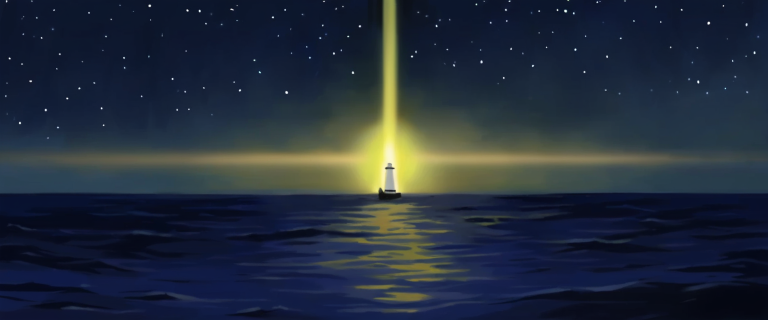
#> input picture artwork/themes-v2/deep_night/banner.png, 1536 x 640 px (shown at 1/2 size)
$ python -i generate-theme-v2.py   (imports and definitions only)
#> lines starting #> are read from the running program, lines starting #| are printed output that depends on the picture
#> further down, picture is the input picture: PIL image 1536x640 RGB; mean R, G, B 36, 45.3, 58.8
"""Generate the six v2 theme illustrations (banner / avatar / texture) with local A1111.

Runs against the local AUTOMATIC1111 API only; no remote service, no credentials.
Sources and the machine-readable manifest live in artwork/themes-v2, packaged WebP
assets land in app/src/main/res/drawable-nodpi.

Pillow is required. The system interpreter has no Pillow, so run it with the WebUI
runtime that already ships one:

    "D:\sd-webui-aki(1)\sd-webui-aki-v4.11.1-cu128\python\python.exe" tools/generate-theme-v2.py
    ... tools/generate-theme-v2.py --theme deep_night      # regenerate one theme only
"""
import argparse
import base64
import json
import time
import urllib.request
from pathlib import Path

from PIL import Image, ImageChops, ImageDraw, ImageFilter, ImageStat

ROOT = Path(__file__).resolve().parents[1]
ART = ROOT / "artwork/themes-v2"
RES = ROOT / "app/src/main/res/drawable-nodpi"
API = "http://127.0.0.1:7861"
MODEL = "sdxl\\kohaku-xl-epsilon-rev1.safetensors [516047db97]"
SAMPLER, SCHEDULER, STEPS, CFG = "DPM++ 2M", "Karras", 24, 6.0
BASE_SEED = 270601
BOOT_WAIT = 180

STYLE = (
    "masterpiece, best quality, anime film illustration, Japanese animation background painting, "
    "anime key visual, cel-shaded brushwork, precise delicate linework, rich hand-painted lighting, "
    "soft cinematic atmosphere, 2d anime art"
)
NEGATIVE = (
    "text, letters, logo, watermark, signature, ui, interface, split screen, collage, border, "
    "frame, low quality, blurry, bad anatomy, extra limbs, duplicate person, photorealistic, "
    "3d render, photograph, abstract shapes, faceless, cluttered left side"
)
# The UI overlays a surface-fading scrim on the left ~63% of the banner, so the subject
# must sit on the right and the left must stay quiet.
BANNER_COMPOSITION = (
    "ultra wide anime banner composition, the whole subject sits inside the right third of the "
    "frame, the left half stays calm and almost empty, clean quiet negative space, no text"
)
STYLE_NOTE = (
    "style_generation v1 images were rendered before the STYLE prefix gained 'Japanese animation "
    "background painting, anime key visual, cel-shaded brushwork, 2d anime art'; v2 images match the "
    "current STYLE exactly. Textures carry no STYLE prefix, so they are reproduced identically either "
    "way. The v1 set was deliberately NOT re-rendered: reviewed art was kept over metadata symmetry, "
    "so v1 prompts are records of past runs, not reproducible with --force."
)
TEXTURE_SUFFIX = "flat seamless texture tile, even flat lighting, no objects, no text, uniform pattern"
# Light themes: the texture sits under body text, so it must stay near paper white. Prompt wording
# alone never guarantees that, hence paperify() below plus explicit negative tokens.
TEXTURE_PREFIX_LIGHT = "near-white, very low contrast, subtle paper fiber, fine grain, seamless tile"
# A patterned source stays patterned after paperify() flattens it, so the source itself must be
# near-uniform: black% > 2 means the model drew structure, and a fresh seed is cheaper than a fix.
TEXTURE_ATTEMPTS = 5
# Dark-theme ceilings: a glitchy tile breaks both of these.
TEXTURE_MAX_SD = 12.0
TEXTURE_MAX_SAT = 3.0
TEXTURE_NEGATIVE_NEON = (
    "glitch, glitch art, color blocks, saturated blocks, bright colors, neon sign, glow, bloom, "
    "kaleidoscope, ornament, mandala, high contrast, huge color faces, gradient background, "
    "chromatic aberration, datamosh, noisy rgb"
)
TEXTURE_NEGATIVE_LIGHT = (
    "kaleidoscope, pattern, ornament, high contrast, dark shapes, black areas, mandala, "
    "decorative motif, symmetrical pattern, ink splash, heavy brushstroke, vignette, "
    "grid, ruled lines, plaid, checkerboard, tile pattern, repeating shapes"
)

# gen size -> final size. Banners render straight at the 12:5 target: decoding a taller
# frame and cropping it throws away VAE work on this 8GB card for pixels that get discarded.
SIZES = {"banner": ((1536, 640), (1536, 640)), "avatar": ((768, 768), (512, 512)),
         "texture": ((768, 768), (512, 512))}
QUALITY = {"banner": 82, "avatar": 85, "texture": 78}
BUDGET = {"banner": 220_000, "avatar": 80_000, "texture": 120_000}

THEMES = [
    dict(id="deep_night", label="深海夜航", dark=True,
         palette=("#0A1A2B", "#1B3A5C", "#9EC6E0"), seed=BASE_SEED,
         banner="anime night seascape, a tall lighthouse on a cliff at the right edge of the frame "
                "with its beam sweeping to the left, a small sailboat with a warm lantern below it, "
                "the left two thirds is open empty dark sea and starry sky, drifting sea mist",
         avatar="close-up portrait of one young adult anime girl with short black hair, profile view "
                "turning slightly toward viewer, sea breeze lifting her hair, deep blue night ocean "
                "bokeh behind her, calm melancholic expression",
         texture="subtle dark navy grain noise texture, fine film grain, faint ocean shimmer"),
    dict(id="sakura_night", label="樱夜校园", dark=True,
         palette=("#160E1C", "#3D2338", "#E8B7C8"), seed=BASE_SEED + 10,
         banner="Japanese school building at night along a cherry blossom lined path, warm glowing "
                "street lamps, dusk afterglow along the horizon, drifting pink petals",
         avatar="close-up portrait of one anime schoolgirl in a sailor uniform, cherry blossoms and "
                "softly glowing night lanterns behind her, gentle smile, softly lit evening",
         texture="dark plum paper texture with faint falling petal specks, very subtle grain"),
    dict(id="neon_cyber", label="霓虹赛博", dark=True,
         palette=("#0B0A18", "#2A1147", "#22D3EE"), seed=BASE_SEED + 20,
         banner="rainy neon city street at night, holographic signage, wet asphalt reflecting magenta "
                "and cyan light, tall towers receding into purple fog",
         avatar="close-up portrait of one cyberpunk anime girl wearing headphones, neon rim light "
                "outline along her silhouette, magenta and cyan glow, confident expression",
         texture="near-black deep navy background, extremely thin 1px cyan and magenta neon grid "
                 "lines, fine scanlines, very low contrast, dark tech surface, flat even lighting",
         texture_negative=TEXTURE_NEGATIVE_NEON, no_native_tiling=True, texture_tint=0.0,
         texture_base="#04070D", texture_grain="procedural_neon"),
    dict(id="morning_bento", label="晨光便当", dark=False,
         palette=("#4A3520", "#C99A5B", "#FFF3DC"), seed=BASE_SEED + 30,
         banner="anime morning kitchen, a colourful handmade bento box with rice, tamagoyaki and "
                "greens on the right foreground of a wooden counter, warm sunlight through paper "
                "shoji screens, soft rising steam, honey and cream tones, cozy tidy",
         avatar="close-up portrait of one cheerful anime girl wearing a linen apron, warm morning "
                "sunlight, bright kitchen behind her, bright energetic smile",
         texture="plain near-white cream paper, fine fiber grain, very subtle warm flecks",
         texture_prefix=TEXTURE_PREFIX_LIGHT, texture_negative=TEXTURE_NEGATIVE_LIGHT),
    dict(id="ink_moon", label="水墨山月", dark=False,
         palette=("#2B2B2B", "#7C8592", "#F5F3EC"), seed=BASE_SEED + 40, bias_threshold=0.75,
         banner="anime film illustration in sumi-e ink wash, one ink brush mountain ridge rising on "
                "the right side of the frame, a pale moon in the upper right corner, the left two "
                "thirds is plain empty rice paper with a single faint wash, dry brush texture",
         avatar="close-up portrait of one anime girl painted in delicate ink wash style, pale "
                "watercolour washes, rice paper texture, sparse elegant linework",
         texture="plain off-white rice paper, fine fiber grain, the faintest grey wash",
         texture_prefix=TEXTURE_PREFIX_LIGHT, texture_negative=TEXTURE_NEGATIVE_LIGHT),
    dict(id="paper_minimal", label="纸感极简", dark=False,
         palette=("#3A3A38", "#B8B2A7", "#FBFAF7"), seed=BASE_SEED + 50,
         banner="flat paper-cut anime illustration, layered torn paper hills and a small torii gate "
                "on the right, one muted teal accent colour, generous off-white space on the left, "
                "crisp soft paper shadows",
         avatar="close-up portrait of one anime girl with a clear simple friendly face and big "
                "expressive eyes, flat paper-cut illustration style, clean thin outlines, one muted "
                "teal accent, plain off-white background, head and shoulders",
         texture="plain off-white paper surface, fine random sand-like fibre grain, "
                 "no repeating shapes, even tone",
         texture_prefix=TEXTURE_PREFIX_LIGHT, texture_negative=TEXTURE_NEGATIVE_LIGHT,
         texture_grain="procedural"),
]


# [30 lines left out: functions request, wait_for_api, wait_idle, not called in this run]


def hex_rgb(value):
    return tuple(int(value[i:i + 2], 16) for i in (1, 3, 5))


# [49 lines left out: functions palette_overlay, tint, right_bias, seam_error, not called in this run]


def seam_axes(image):
    width, height = image.size
#> width = 1536; height = 640
    lr = ImageStat.Stat(ImageChops.difference(image.crop((0, 0, 1, height)),
                                              image.crop((width - 1, 0, width, height))).convert("L")).mean[0]
#> lr = 9.18
    tb = ImageStat.Stat(ImageChops.difference(image.crop((0, 0, width, 1)),
                                              image.crop((0, height - 1, width, height))).convert("L")).mean[0]
#> tb = 8.46
    return lr, tb


def make_tileable(image, tolerance=3.0, trust=False):
    """Mirror-wrap into a 2x2 block and keep the centre: seamless by construction.

    Both wrap axes are judged separately: a tile can look clean left-to-right and still show a
    hard line top-to-bottom, which is what an averaged score hides.
    """
    lr, tb = seam_axes(image)
#> lr = 9.18; tb = 8.46
    # trust=True is only for tiles that are seamless by construction (the procedural neon grid with a
    # periodic noise patch). Everything else is judged on the strict absolute floor: letting a sampled
    # tile through on a relative comparison shipped a 9.6-level vertical seam on morning_bento.
    if trust or (lr <= tolerance and tb <= tolerance):
        return image, round(max(lr, tb), 1), "native-tiling"
    width, height = image.size
#> width = 1536; height = 640
    canvas = Image.new("RGB", (width * 2, height * 2))
#> canvas: PIL image 3072x1280 RGB; every value is 0
    canvas.paste(image, (0, 0))
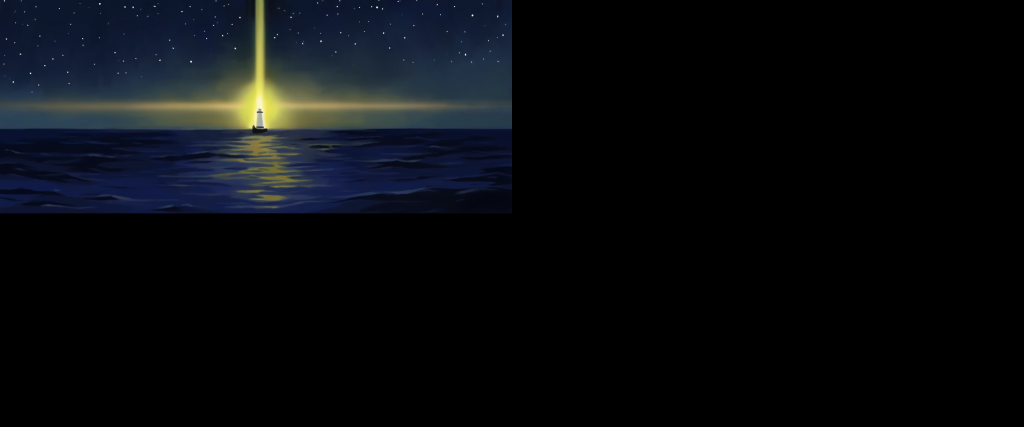
#> canvas: PIL image 3072x1280 RGB (shown at 1/3 size); mean R, G, B 9, 11.3, 14.7
    canvas.paste(image.transpose(Image.Transpose.FLIP_LEFT_RIGHT), (width, 0))
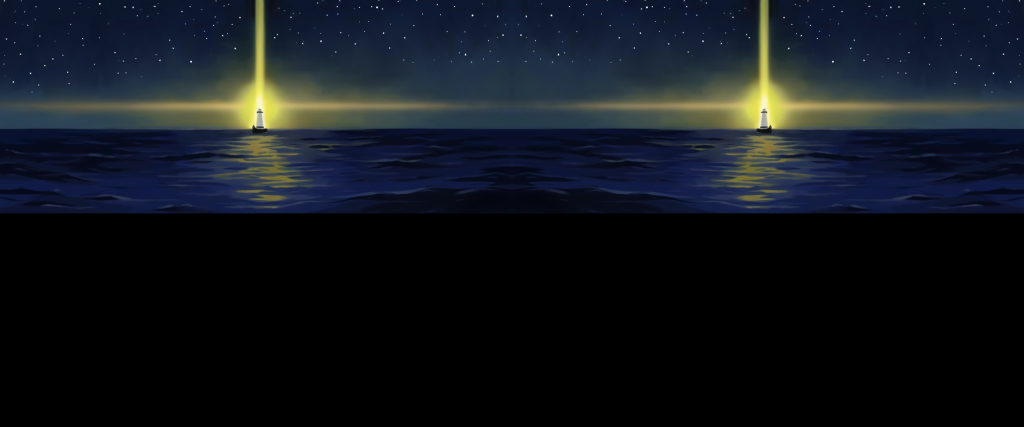
#> canvas: PIL image 3072x1280 RGB (shown at 1/3 size); mean R, G, B 18, 22.7, 29.4
    canvas.paste(image.transpose(Image.Transpose.FLIP_TOP_BOTTOM), (0, height))
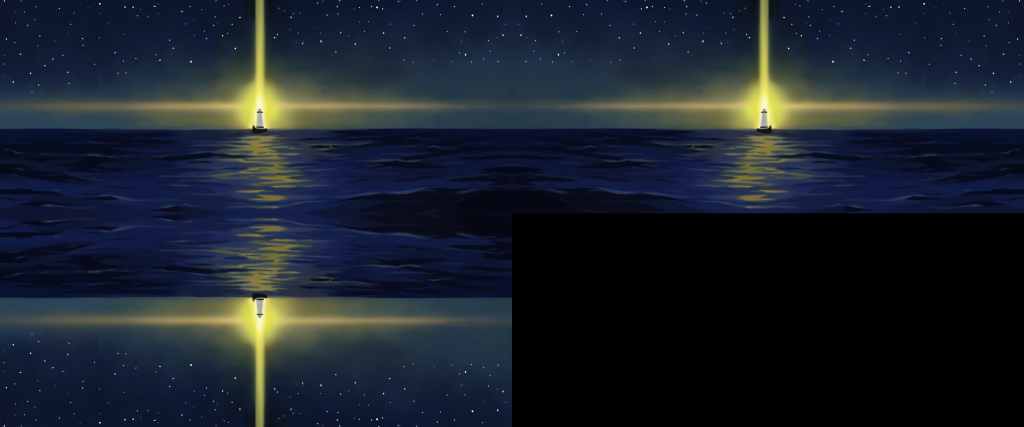
#> canvas: PIL image 3072x1280 RGB (shown at 1/3 size); mean R, G, B 27, 34, 44.1
    canvas.paste(image.transpose(Image.Transpose.ROTATE_180), (width, height))
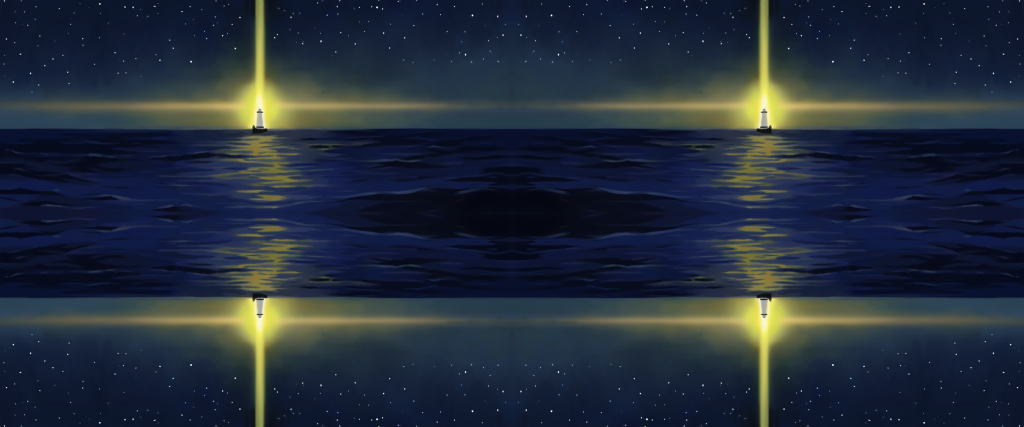
#> canvas: PIL image 3072x1280 RGB (shown at 1/3 size); mean R, G, B 36, 45.3, 58.8
    tile = canvas.crop((width // 2, height // 2, width // 2 + width, height // 2 + height))
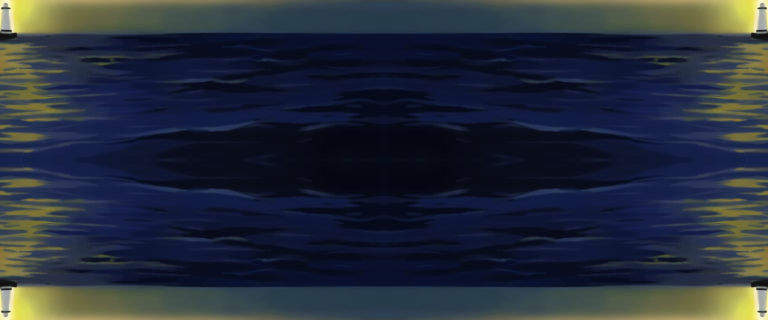
#> tile: PIL image 1536x640 RGB (shown at 1/2 size); mean R, G, B 37.2, 44.6, 58.1
    lr, tb = seam_axes(tile)
#> lr = 0; tb = 0
    return tile, round(max(lr, tb), 1), "mirror-wrap"


# [42 lines left out: functions save_budgeted, black_pct, saturated_pct, percentile, texture_qa, not called in this run]


# Cell count per tile: 512/24 is not integral, so 22 cells give an even ~23.3px pitch that still
# wraps exactly. Line deltas are calibrated *after* WebP encode, not on the drawing: q78 smooths a
# 1px line to roughly half its drawn contrast, so the drawn ~10/255 luminance step lands at a
# measured 2.75% of range (2.5-3.0% band) with stddev ~3.3 and zero saturated pixels.
NEON_CELLS = 22
NEON_LINE_DELTAS = ((3, 11, 14), (24, 6, 14))  # cyan-ish verticals, magenta-ish horizontals


# [88 lines left out: functions procedural_neon_grid, paperify, procedural_grain, prompt_for, not called in this run]


def negative_for(kind, spec):
    extra = spec.get("texture_negative") if kind == "texture" else None
    return NEGATIVE + (", " + extra if extra else "")


# [178 lines left out: functions generate, build, load_manifest, main, not called in this run]


# [2 lines not run here, left out]

>>> from PIL import Image
>>> picture = Image.open('../artwork/themes-v2/deep_night/banner.png')
>>> result = make_tileable(picture)
